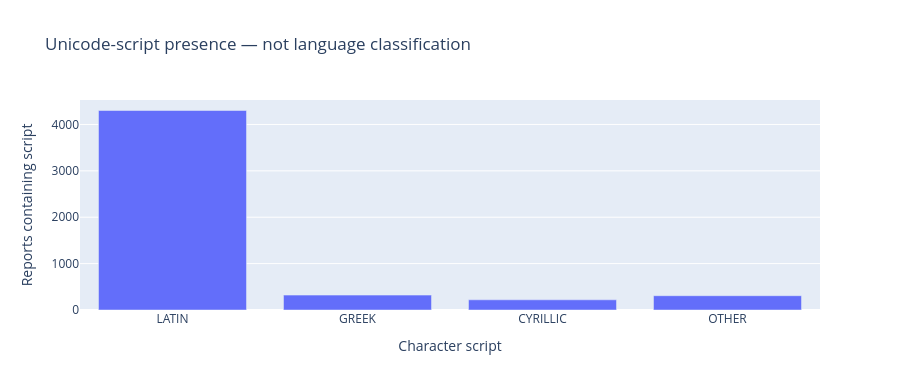

Notebook code for this chart:
### Code cell
scripts = pd.read_csv(RUN / "report_script_presence.csv")
fig = px.bar(scripts, x="script", y="reports_with_script", title="Unicode-script presence — not language classification")
fig.update_layout(xaxis_title="Character script", yaxis_title="Reports containing script", height=390)
fig.show(renderer="plotly_mimetype")
print("Reports in duplicate normalized-text groups:", SUPERVISION["reports_in_duplicate_groups"])
print("Patient-level independence remains unverified.")

### Figure 1 — Plotly figure (JSON) as saved in the notebook; plotly's stock layout.template omitted (floating-point values rounded to 4 significant figures)
{"data": [{"hovertemplate": "script=%{x}<br>reports_with_script=%{y}<extra></extra>", "legendgroup": "", "marker": {"color": "#636efa", "pattern": {"shape": ""}}, "name": "", "orientation": "v", "showlegend": false, "textposition": "auto", "type": "bar", "x": ["LATIN", "GREEK", "CYRILLIC", "OTHER"], "xaxis": "x", "y": [4301, 321, 220, 308], "yaxis": "y"}], "layout": {"barmode": "relative", "height": 390, "legend": {"tracegroupgap": 0}, "title": {"text": "Unicode-script presence — not language classification"}, "xaxis": {"anchor": "y", "domain": [0, 1], "title": {"text": "Character script"}}, "yaxis": {"anchor": "x", "domain": [0, 1], "title": {"text": "Reports containing script"}}}}
